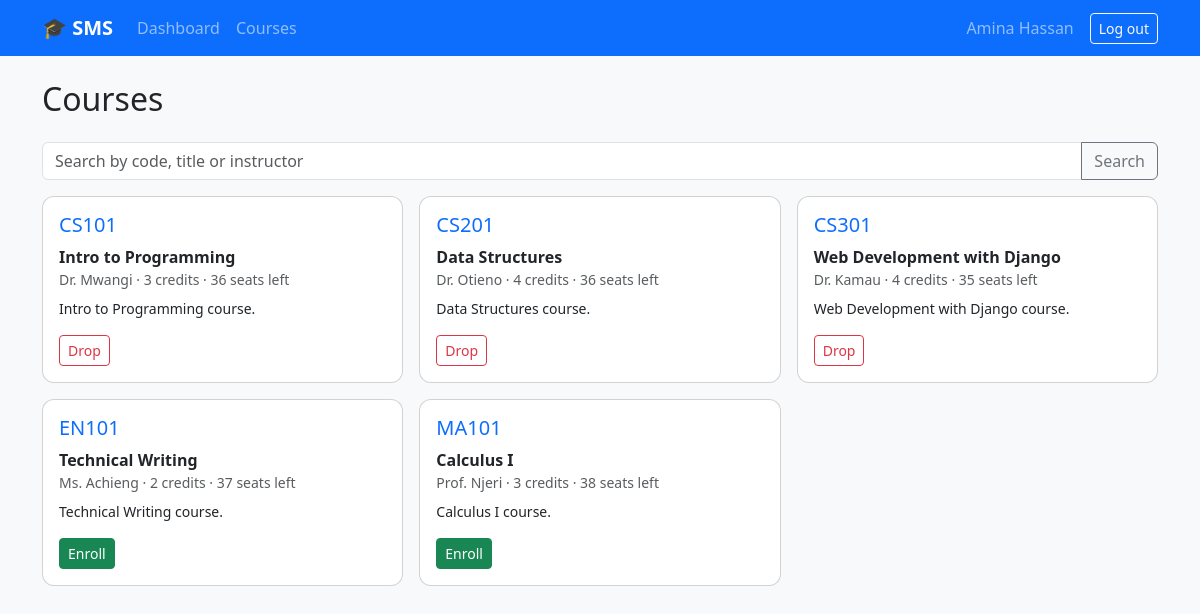
The page /courses/ (signed in) on the database its author committed.
### students/models.py (models this page shows, shortened)
class Course(models.Model):
    code = models.CharField(max_length=10, unique=True)
    title = models.CharField(max_length=120)
    description = models.TextField(blank=True)
    credits = models.PositiveSmallIntegerField(default=3)
    instructor = models.CharField(max_length=100, blank=True)
    capacity = models.PositiveIntegerField(default=40)
    class Meta:
        ordering = ["code"]
    def get_absolute_url(self):
        return reverse("course_detail", args=[self.pk])
    @property
    def seats_left(self):
        return max(self.capacity - self.enrollments.count(), 0)

### students/views.py (the view)
# urls.py: path("courses/", v.CourseList.as_view(), name="course_list"),
class CourseList(LoginRequiredMixin, ListView):
    model = Course
    template_name = "courses/course_list.html"
    def get_queryset(self):
        qs = Course.objects.annotate(n=Count("enrollments"))
        q = self.request.GET.get("q", "").strip()
        if q:
            qs = qs.filter(Q(code__icontains=q) | Q(title__icontains=q) | Q(instructor__icontains=q))
        return qs
    def get_context_data(self, **kw):
        ctx = super().get_context_data(**kw)
        student = getattr(self.request.user, "student_profile", None)
        ctx["enrolled_ids"] = set(student.enrollments.values_list("course_id", flat=True)) if student else set()
        ctx["q"] = self.request.GET.get("q", "")
        return ctx

### templates/courses/course_list.html
{% extends 'base.html' %}
{% block content %}
<div class="d-flex justify-content-between align-items-center mb-3">
  <h2>Courses</h2>{% if user.is_staff %}<a class="btn btn-primary" href="{% url 'course_add' %}">+ Add course</a>{% endif %}
</div>
<form class="input-group mb-3" method="get">
  <input class="form-control" name="q" value="{{ q }}" placeholder="Search by code, title or instructor">
  <button class="btn btn-outline-secondary">Search</button>
</form>
<div class="row g-3">
{% for c in object_list %}
<div class="col-md-6 col-lg-4"><div class="card h-100"><div class="card-body d-flex flex-column">
  <h5><a href="{{ c.get_absolute_url }}" class="text-decoration-none">{{ c.code }}</a></h5>
  <div class="fw-semibold">{{ c.title }}</div>
  <div class="text-muted small mb-2">{{ c.instructor|default:"TBA" }} · {{ c.credits }} credits · {{ c.seats_left }} seats left</div>
  <p class="small">{{ c.description|truncatechars:100 }}</p>
  <div class="mt-auto">
  {% if not user.is_staff %}
    {% if c.pk in enrolled_ids %}
    <form method="post" action="{% url 'self_drop' c.pk %}">{% csrf_token %}<button class="btn btn-sm btn-outline-danger">Drop</button></form>
    {% else %}
    <form method="post" action="{% url 'self_enroll' c.pk %}">{% csrf_token %}<button class="btn btn-sm btn-success" {% if not c.seats_left %}disabled{% endif %}>Enroll</button></form>
    {% endif %}
  {% endif %}</div>
</div></div></div>
{% empty %}<p class="text-muted">No courses found.</p>{% endfor %}
</div>
{% endblock %}

### templates/base.html (shortened to what this page needs)
<!doctype html>
<html lang="en">
<head>
  <link href="https://cdn.jsdelivr.net/npm/bootstrap@5.3.3/dist/css/bootstrap.min.css" rel="stylesheet">
  {% load static %}
  <link href="{% static 'style.css' %}" rel="stylesheet">
</head>
<body class="bg-light">
<nav class="navbar navbar-expand-lg navbar-dark bg-primary mb-4">
  <div class="container">
    <a class="navbar-brand fw-bold" href="{% url 'dashboard' %}">🎓 SMS</a>
    <div class="collapse navbar-collapse" id="nav">
      {% if user.is_authenticated %}
      <ul class="navbar-nav me-auto">
        <li class="nav-item"><a class="nav-link" href="{% url 'dashboard' %}">Dashboard</a></li>
        <li class="nav-item"><a class="nav-link" href="{% url 'course_list' %}">Courses</a></li>
      </ul>
      <span class="navbar-text me-3">{{ user.get_full_name|default:user.username }}{% if user.is_staff %} (admin){% endif %}</span>
      <form method="post" action="{% url 'logout' %}">{% csrf_token %}<button class="btn btn-outline-light btn-sm">Log out</button></form>
      {% else %}
      <ul class="navbar-nav ms-auto">
        <li class="nav-item"><a class="nav-link" href="{% url 'login' %}">Log in</a></li>
        <li class="nav-item"><a class="nav-link" href="{% url 'signup' %}">Sign up</a></li>
      </ul>
      {% endif %}
    </div>
  </div>
</nav>
<main class="container pb-5">
  {% block content %}{% endblock %}
</main>
</body>
</html>

### static/style.css (style rules this page uses)
.card { border-radius: .75rem; }

### rows shown on the page
Course: code "CS101", title "Intro to Programming", instructor "Dr. Mwangi", credits "3", seats_left "36", description "Intro to Programming course.", shows "Drop"
Course: code "CS201", title "Data Structures", instructor "Dr. Otieno", credits "4", seats_left "36", description "Data Structures course.", shows "Drop"
Course: code "CS301", title "Web Development with Django", instructor "Dr. Kamau", credits "4", seats_left "35", description "Web Development with Django course.", shows "Drop"
Course: code "EN101", title "Technical Writing", instructor "Ms. Achieng", credits "2", seats_left "37", description "Technical Writing course.", shows "Enroll"
Course: code "MA101", title "Calculus I", instructor "Prof. Njeri", credits "3", seats_left "38", description "Calculus I course.", shows "Enroll"

### other values the page prints
{{ user.get_full_name|default:user.username }} "Amina Hassan"
